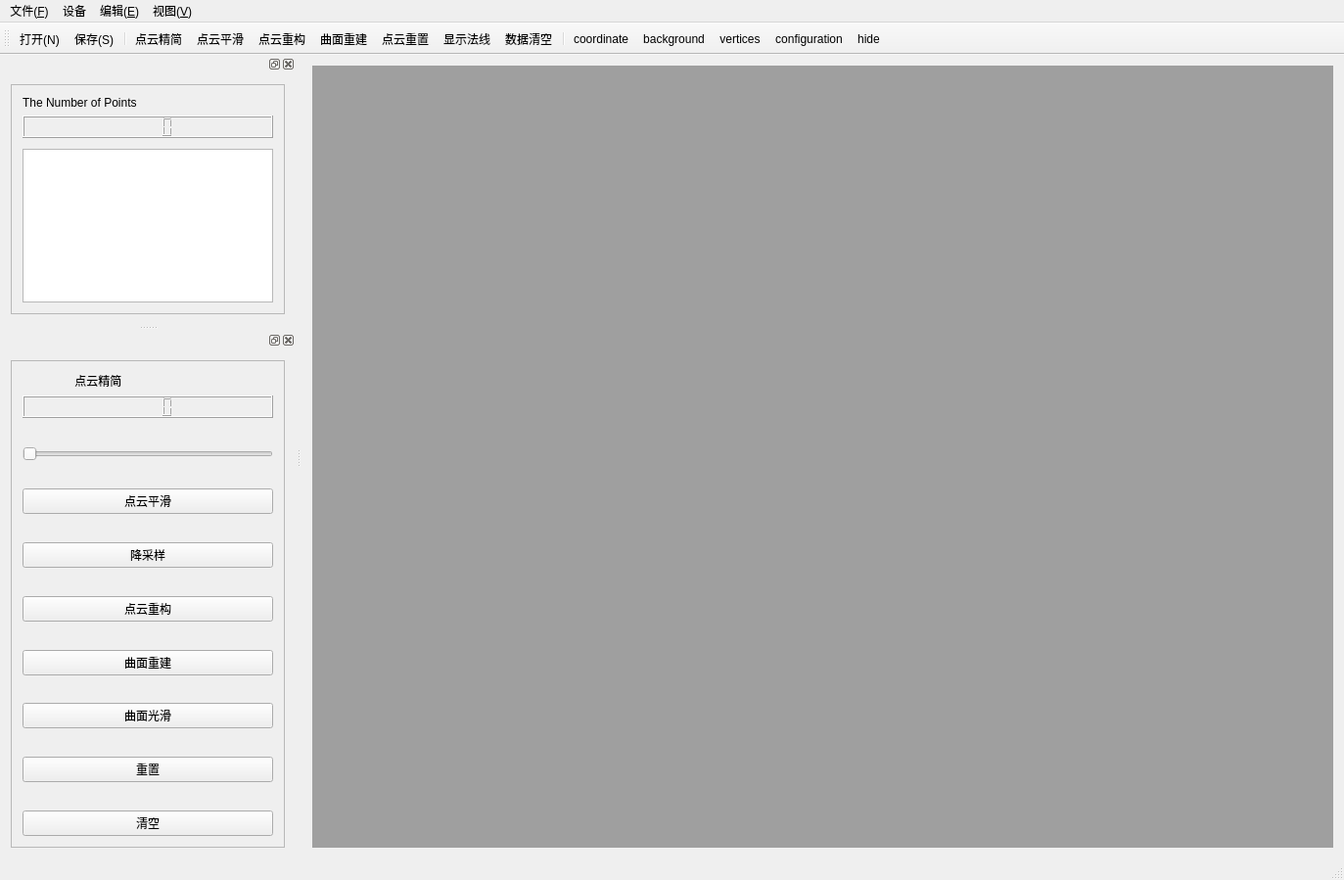
<?xml version="1.0" encoding="UTF-8"?>
<ui version="4.0">
 <class>PCLViewer</class>
 <widget class="QMainWindow" name="PCLViewer">
  <property name="geometry">
   <rect>
    <x>0</x>
    <y>0</y>
    <width>1373</width>
    <height>899</height>
   </rect>
  </property>
  <property name="windowTitle">
   <string>PCLViewer</string>
  </property>
  <widget class="QWidget" name="centralWidget">
   <layout class="QHBoxLayout" name="horizontalLayout_2">
    <item>
     <widget class="QMdiArea" name="mdiArea">
      <widget class="QWidget" name="subwindow">
       <property name="windowTitle">
        <string>子窗口</string>
       </property>
       <layout class="QGridLayout" name="gridLayout">
        <item row="0" column="0">
         <widget class="QVTKWidget" name="qvtkWidget" native="true"/>
        </item>
        <item row="1" column="0">
         <layout class="QHBoxLayout" name="horizontalLayout" stretch="1,1">
          <item>
           <spacer name="horizontalSpacer">
            <property name="orientation">
             <enum>Qt::Horizontal</enum>
            </property>
            <property name="sizeHint" stdset="0">
             <size>
              <width>40</width>
              <height>20</height>
             </size>
            </property>
           </spacer>
          </item>
          <item>
           <widget class="QProgressBar" name="progressBar">
            <property name="value">
             <number>24</number>
            </property>
           </widget>
          </item>
         </layout>
        </item>
       </layout>
      </widget>
     </widget>
    </item>
   </layout>
  </widget>
  <widget class="QMenuBar" name="menuBar">
   <property name="geometry">
    <rect>
     <x>0</x>
     <y>0</y>
     <width>1373</width>
     <height>21</height>
    </rect>
   </property>
   <widget class="QMenu" name="menu_F">
    <property name="title">
     <string>文件(&amp;F)</string>
    </property>
    <addaction name="OpenAction"/>
    <addaction name="SaveAction"/>
   </widget>
   <widget class="QMenu" name="menu">
    <property name="title">
     <string>设备</string>
    </property>
    <addaction name="KinectAction"/>
   </widget>
   <widget class="QMenu" name="menu_E">
    <property name="title">
     <string>编辑(&amp;E)</string>
    </property>
    <addaction name="SimplyAction"/>
    <addaction name="MlsAction"/>
    <addaction name="ReconstructAction"/>
    <addaction name="SurfaceAction"/>
    <addaction name="ResetAction"/>
    <addaction name="NormalAction"/>
    <addaction name="CleraAction"/>
   </widget>
   <widget class="QMenu" name="menu_V">
    <property name="title">
     <string>视图(&amp;V)</string>
    </property>
    <addaction name="CoordinateAction"/>
    <addaction name="BackgroudAction"/>
    <addaction name="VerticesAction"/>
    <addaction name="HideAction"/>
    <addaction name="ConfigurationAction"/>
   </widget>
   <addaction name="menu_F"/>
   <addaction name="menu"/>
   <addaction name="menu_E"/>
   <addaction name="menu_V"/>
  </widget>
  <widget class="QToolBar" name="mainToolBar">
   <attribute name="toolBarArea">
    <enum>TopToolBarArea</enum>
   </attribute>
   <attribute name="toolBarBreak">
    <bool>false</bool>
   </attribute>
   <addaction name="OpenAction"/>
   <addaction name="SaveAction"/>
   <addaction name="separator"/>
   <addaction name="SimplyAction"/>
   <addaction name="MlsAction"/>
   <addaction name="ReconstructAction"/>
   <addaction name="SurfaceAction"/>
   <addaction name="ResetAction"/>
   <addaction name="NormalAction"/>
   <addaction name="CleraAction"/>
   <addaction name="separator"/>
   <addaction name="CoordinateAction"/>
   <addaction name="BackgroudAction"/>
   <addaction name="VerticesAction"/>
   <addaction name="ConfigurationAction"/>
   <addaction name="HideAction"/>
  </widget>
  <widget class="QStatusBar" name="statusBar"/>
  <widget class="QDockWidget" name="ShowDockWidget">
   <attribute name="dockWidgetArea">
    <number>1</number>
   </attribute>
   <widget class="QWidget" name="dockWidgetContents">
    <layout class="QHBoxLayout" name="horizontalLayout_3">
     <item>
      <widget class="QFrame" name="frame">
       <property name="frameShape">
        <enum>QFrame::StyledPanel</enum>
       </property>
       <property name="frameShadow">
        <enum>QFrame::Raised</enum>
       </property>
       <layout class="QVBoxLayout" name="verticalLayout_3">
        <item>
         <layout class="QVBoxLayout" name="verticalLayout_2">
          <item>
           <widget class="QLabel" name="label_2">
            <property name="text">
             <string>The Number of Points</string>
            </property>
           </widget>
          </item>
          <item>
           <widget class="QLCDNumber" name="PointsNumber"/>
          </item>
          <item>
           <spacer name="verticalSpacer_9">
            <property name="orientation">
             <enum>Qt::Vertical</enum>
            </property>
            <property name="sizeHint" stdset="0">
             <size>
              <width>20</width>
              <height>40</height>
             </size>
            </property>
           </spacer>
          </item>
          <item>
           <widget class="QTextBrowser" name="textBrowser"/>
          </item>
         </layout>
        </item>
       </layout>
      </widget>
     </item>
    </layout>
   </widget>
  </widget>
  <widget class="QDockWidget" name="OperateDockWidget">
   <attribute name="dockWidgetArea">
    <number>1</number>
   </attribute>
   <widget class="QWidget" name="dockWidgetContents_2">
    <layout class="QHBoxLayout" name="horizontalLayout_4">
     <item>
      <widget class="QFrame" name="frame_2">
       <property name="frameShape">
        <enum>QFrame::StyledPanel</enum>
       </property>
       <property name="frameShadow">
        <enum>QFrame::Raised</enum>
       </property>
       <layout class="QVBoxLayout" name="verticalLayout">
        <item>
         <widget class="QLabel" name="label">
          <property name="text">
           <string>                点云精简</string>
          </property>
         </widget>
        </item>
        <item>
         <widget class="QLCDNumber" name="lcdNumber"/>
        </item>
        <item>
         <spacer name="verticalSpacer_5">
          <property name="orientation">
           <enum>Qt::Vertical</enum>
          </property>
          <property name="sizeHint" stdset="0">
           <size>
            <width>20</width>
            <height>40</height>
           </size>
          </property>
         </spacer>
        </item>
        <item>
         <widget class="QSlider" name="KtreeSlider">
          <property name="orientation">
           <enum>Qt::Horizontal</enum>
          </property>
         </widget>
        </item>
        <item>
         <spacer name="verticalSpacer_7">
          <property name="orientation">
           <enum>Qt::Vertical</enum>
          </property>
          <property name="sizeHint" stdset="0">
           <size>
            <width>20</width>
            <height>40</height>
           </size>
          </property>
         </spacer>
        </item>
        <item>
         <widget class="QPushButton" name="MLSButton">
          <property name="text">
           <string>点云平滑</string>
          </property>
         </widget>
        </item>
        <item>
         <spacer name="verticalSpacer_8">
          <property name="orientation">
           <enum>Qt::Vertical</enum>
          </property>
          <property name="sizeHint" stdset="0">
           <size>
            <width>20</width>
            <height>40</height>
           </size>
          </property>
         </spacer>
        </item>
        <item>
         <widget class="QPushButton" name="DownSampingButton">
          <property name="text">
           <string>降采样</string>
          </property>
         </widget>
        </item>
        <item>
         <spacer name="verticalSpacer_4">
          <property name="orientation">
           <enum>Qt::Vertical</enum>
          </property>
          <property name="sizeHint" stdset="0">
           <size>
            <width>20</width>
            <height>40</height>
           </size>
          </property>
         </spacer>
        </item>
        <item>
         <widget class="QPushButton" name="ReconstructButton">
          <property name="text">
           <string>点云重构</string>
          </property>
         </widget>
        </item>
        <item>
         <spacer name="verticalSpacer_2">
          <property name="orientation">
           <enum>Qt::Vertical</enum>
          </property>
          <property name="sizeHint" stdset="0">
           <size>
            <width>20</width>
            <height>40</height>
           </size>
          </property>
         </spacer>
        </item>
        <item>
         <widget class="QPushButton" name="BuildButton">
          <property name="text">
           <string>曲面重建</string>
          </property>
         </widget>
        </item>
        <item>
         <spacer name="verticalSpacer">
          <property name="orientation">
           <enum>Qt::Vertical</enum>
          </property>
          <property name="sizeHint" stdset="0">
           <size>
            <width>20</width>
            <height>40</height>
           </size>
          </property>
         </spacer>
        </item>
        <item>
         <widget class="QPushButton" name="FilterButton">
          <property name="text">
           <string>曲面光滑</string>
          </property>
         </widget>
        </item>
        <item>
         <spacer name="verticalSpacer_6">
          <property name="orientation">
           <enum>Qt::Vertical</enum>
          </property>
          <property name="sizeHint" stdset="0">
           <size>
            <width>20</width>
            <height>40</height>
           </size>
          </property>
         </spacer>
        </item>
        <item>
         <widget class="QPushButton" name="ResetButton">
          <property name="text">
           <string>重置</string>
          </property>
         </widget>
        </item>
        <item>
         <spacer name="verticalSpacer_3">
          <property name="orientation">
           <enum>Qt::Vertical</enum>
          </property>
          <property name="sizeHint" stdset="0">
           <size>
            <width>20</width>
            <height>40</height>
           </size>
          </property>
         </spacer>
        </item>
        <item>
         <widget class="QPushButton" name="ClearButton">
          <property name="text">
           <string>清空</string>
          </property>
         </widget>
        </item>
       </layout>
      </widget>
     </item>
    </layout>
   </widget>
  </widget>
  <action name="OpenAction">
   <property name="icon">
    <iconset resource="icon.qrc">
     <normaloff>:/image/image/open.png</normaloff>:/image/image/open.png</iconset>
   </property>
   <property name="text">
    <string>打开(&amp;N)</string>
   </property>
  </action>
  <action name="KinectAction">
   <property name="text">
    <string>Kinect</string>
   </property>
  </action>
  <action name="SaveAction">
   <property name="icon">
    <iconset resource="icon.qrc">
     <normaloff>:/image/image/save.png</normaloff>:/image/image/save.png</iconset>
   </property>
   <property name="text">
    <string>保存(&amp;S)</string>
   </property>
   <property name="shortcut">
    <string>Ctrl+S</string>
   </property>
  </action>
  <action name="SimplyAction">
   <property name="icon">
    <iconset resource="icon.qrc">
     <normaloff>:/image/image/points.png</normaloff>:/image/image/points.png</iconset>
   </property>
   <property name="text">
    <string>点云精简</string>
   </property>
  </action>
  <action name="MlsAction">
   <property name="icon">
    <iconset resource="icon.qrc">
     <normaloff>:/image/image/smooth.png</normaloff>:/image/image/smooth.png</iconset>
   </property>
   <property name="text">
    <string>点云平滑</string>
   </property>
  </action>
  <action name="ReconstructAction">
   <property name="icon">
    <iconset resource="icon.qrc">
     <normaloff>:/image/image/wire.png</normaloff>:/image/image/wire.png</iconset>
   </property>
   <property name="text">
    <string>点云重构</string>
   </property>
  </action>
  <action name="SurfaceAction">
   <property name="icon">
    <iconset resource="icon.qrc">
     <normaloff>:/image/image/flatlines.png</normaloff>:/image/image/flatlines.png</iconset>
   </property>
   <property name="text">
    <string>曲面重建</string>
   </property>
  </action>
  <action name="ResetAction">
   <property name="icon">
    <iconset resource="icon.qrc">
     <normaloff>:/image/image/reload.png</normaloff>:/image/image/reload.png</iconset>
   </property>
   <property name="text">
    <string>点云重置</string>
   </property>
  </action>
  <action name="NormalAction">
   <property name="icon">
    <iconset resource="icon.qrc">
     <normaloff>:/image/image/normal.png</normaloff>:/image/image/normal.png</iconset>
   </property>
   <property name="text">
    <string>显示法线</string>
   </property>
  </action>
  <action name="CleraAction">
   <property name="icon">
    <iconset resource="icon.qrc">
     <normaloff>:/image/image/eraser.png</normaloff>:/image/image/eraser.png</iconset>
   </property>
   <property name="text">
    <string>数据清空</string>
   </property>
  </action>
  <action name="CoordinateAction">
   <property name="icon">
    <iconset resource="icon.qrc">
     <normaloff>:/image/image/show_axis.png</normaloff>:/image/image/show_axis.png</iconset>
   </property>
   <property name="text">
    <string>coordinate</string>
   </property>
  </action>
  <action name="BackgroudAction">
   <property name="icon">
    <iconset resource="icon.qrc">
     <normaloff>:/image/image/fill.png</normaloff>:/image/image/fill.png</iconset>
   </property>
   <property name="text">
    <string>background</string>
   </property>
  </action>
  <action name="VerticesAction">
   <property name="icon">
    <iconset resource="icon.qrc">
     <normaloff>:/image/image/vert_color.png</normaloff>:/image/image/vert_color.png</iconset>
   </property>
   <property name="text">
    <string>vertices</string>
   </property>
  </action>
  <action name="HideAction">
   <property name="icon">
    <iconset resource="icon.qrc">
     <normaloff>:/image/image/layers.png</normaloff>:/image/image/layers.png</iconset>
   </property>
   <property name="text">
    <string>hide</string>
   </property>
  </action>
  <action name="ConfigurationAction">
   <property name="icon">
    <iconset resource="icon.qrc">
     <normaloff>:/image/image/options.png</normaloff>:/image/image/options.png</iconset>
   </property>
   <property name="text">
    <string>configuration</string>
   </property>
  </action>
 </widget>
 <layoutdefault spacing="6" margin="11"/>
 <customwidgets>
  <customwidget>
   <class>QVTKWidget</class>
   <extends>QWidget</extends>
   <header>QVTKWidget.h</header>
  </customwidget>
 </customwidgets>
 <resources>
  <include location="icon.qrc"/>
 </resources>
 <connections/>
</ui>
